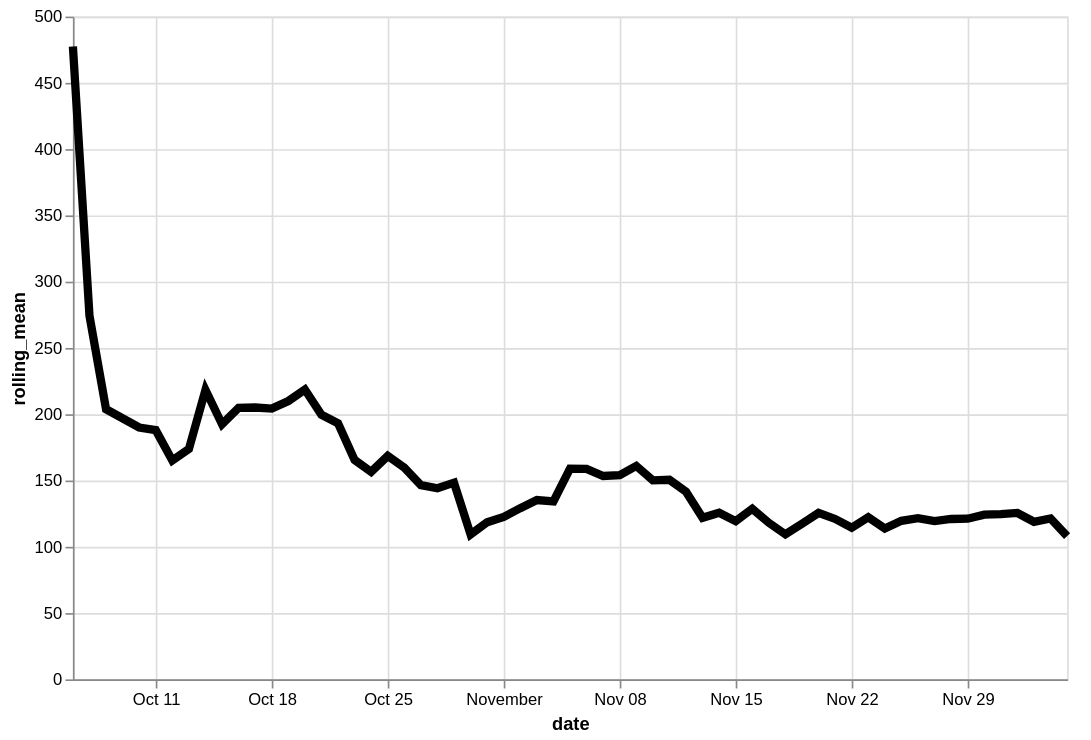

Vega-Lite specification stored for this chart:
### Vega-Lite specification from a JSON file in a GitHub repository (floating-point values rounded to 4 significant figures)
{"config": {"view": {"continuousWidth": 400, "continuousHeight": 300}}, "data": {"name": "data-13b1157c2396e5b0907e809262b70cc5"}, "mark": {"type": "line", "color": "black", "size": 5}, "encoding": {"x": {"type": "temporal", "field": "date"}, "y": {"type": "quantitative", "field": "rolling_mean"}}, "height": 400, "transform": [{"window": [{"op": "mean", "field": "logavg", "as": "rolling_mean"}], "frame": [-7, 0]}], "width": 600, "$schema": "https://vega.github.io/schema/vega-lite/v4.8.1.json", "datasets": {"data-13b1157c2396e5b0907e809262b70cc5": [{"date": "2020-10-06", "logavg": 477.5}, {"date": "2020-10-07", "logavg": 71.25}, {"date": "2020-10-08", "logavg": 62.67}, {"date": "2020-10-10", "logavg": 148.6}, {"date": "2020-10-11", "logavg": 180.0}, {"date": "2020-10-12", "logavg": 51.11}, {"date": "2020-10-13", "logavg": 225.1}, {"date": "2020-10-14", "logavg": 531.1}, {"date": "2020-10-15", "logavg": 269.8}, {"date": "2020-10-16", "logavg": 170.6}, {"date": "2020-10-17", "logavg": 64.38}, {"date": "2020-10-18", "logavg": 142.1}, {"date": "2020-10-19", "logavg": 225.6}, {"date": "2020-10-20", "logavg": 120.4}, {"date": "2020-10-21", "logavg": 73.0}, {"date": "2020-10-22", "logavg": 479.4}, {"date": "2020-10-23", "logavg": 49.0}, {"date": "2020-10-24", "logavg": 99.0}, {"date": "2020-10-25", "logavg": 160.2}, {"date": "2020-10-26", "logavg": 71.5}, {"date": "2020-10-27", "logavg": 120.0}, {"date": "2020-10-28", "logavg": 101.5}, {"date": "2020-10-29", "logavg": 106.6}, {"date": "2020-10-30", "logavg": 166.8}, {"date": "2020-10-31", "logavg": 122.7}, {"date": "2020-11-01", "logavg": 131.7}, {"date": "2020-11-02", "logavg": 212.5}, {"date": "2020-11-03", "logavg": 120.3}, {"date": "2020-11-04", "logavg": 111.9}, {"date": "2020-11-05", "logavg": 299.3}, {"date": "2020-11-06", "logavg": 105.0}, {"date": "2020-11-07", "logavg": 124.3}, {"date": "2020-11-08", "logavg": 127.3}, {"date": "2020-11-09", "logavg": 187.5}, {"date": "2020-11-10", "logavg": 126.0}, {"date": "2020-11-11", "logavg": 123.3}, {"date": "2020-11-12", "logavg": 40.0}, {"date": "2020-11-13", "logavg": 141.8}, {"date": "2020-11-14", "logavg": 135.7}, {"date": "2020-11-15", "logavg": 73.58}, {"date": "2020-11-16", "logavg": 201.6}, {"date": "2020-11-17", "logavg": 102.7}, {"date": "2020-11-18", "logavg": 56.83}, {"date": "2020-11-19", "logavg": 186.9}, {"date": "2020-11-20", "logavg": 105.2}, {"date": "2020-11-21", "logavg": 105.7}, {"date": "2020-11-22", "logavg": 82.89}, {"date": "2020-11-23", "logavg": 136.8}, {"date": "2020-11-24", "logavg": 134.2}, {"date": "2020-11-25", "logavg": 148.5}, {"date": "2020-11-26", "logavg": 72.86}, {"date": "2020-11-27", "logavg": 169.5}, {"date": "2020-11-28", "logavg": 117.4}, {"date": "2020-11-29", "logavg": 107.5}, {"date": "2020-11-30", "logavg": 107.6}, {"date": "2020-12-01", "logavg": 139.7}, {"date": "2020-12-02", "logavg": 141.0}, {"date": "2020-12-03", "logavg": 95.33}, {"date": "2020-12-04", "logavg": 92.58}, {"date": "2020-12-05", "logavg": 63.0}]}}
